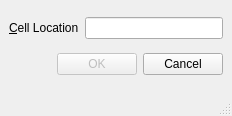
<?xml version="1.0" encoding="UTF-8"?>
<ui version="4.0">
 <class>GoToCellDialog</class>
 <widget class="QMainWindow" name="GoToCellDialog">
  <property name="geometry">
   <rect>
    <x>0</x>
    <y>0</y>
    <width>232</width>
    <height>116</height>
   </rect>
  </property>
  <property name="windowTitle">
   <string>Go to Cell</string>
  </property>
  <widget class="QWidget" name="centralwidget">
   <layout class="QVBoxLayout" name="verticalLayout">
    <item>
     <layout class="QHBoxLayout" name="horizontalLayout">
      <item>
       <widget class="QLabel" name="label">
        <property name="text">
         <string>&amp;Cell Location</string>
        </property>
        <property name="buddy">
         <cstring>lineEdit</cstring>
        </property>
       </widget>
      </item>
      <item>
       <widget class="QLineEdit" name="lineEdit"/>
      </item>
     </layout>
    </item>
    <item>
     <layout class="QHBoxLayout" name="horizontalLayout_2">
      <item>
       <spacer name="horizontalSpacer">
        <property name="orientation">
         <enum>Qt::Orientation::Horizontal</enum>
        </property>
        <property name="sizeHint" stdset="0">
         <size>
          <width>40</width>
          <height>20</height>
         </size>
        </property>
       </spacer>
      </item>
      <item>
       <widget class="QPushButton" name="okButton">
        <property name="enabled">
         <bool>false</bool>
        </property>
        <property name="text">
         <string>OK</string>
        </property>
        <property name="default">
         <bool>true</bool>
        </property>
       </widget>
      </item>
      <item>
       <widget class="QPushButton" name="cancelButton">
        <property name="text">
         <string>Cancel</string>
        </property>
       </widget>
      </item>
     </layout>
    </item>
   </layout>
  </widget>
  <widget class="QMenuBar" name="menubar">
   <property name="geometry">
    <rect>
     <x>0</x>
     <y>0</y>
     <width>232</width>
     <height>20</height>
    </rect>
   </property>
  </widget>
  <widget class="QStatusBar" name="statusbar"/>
 </widget>
 <resources/>
 <connections/>
</ui>
